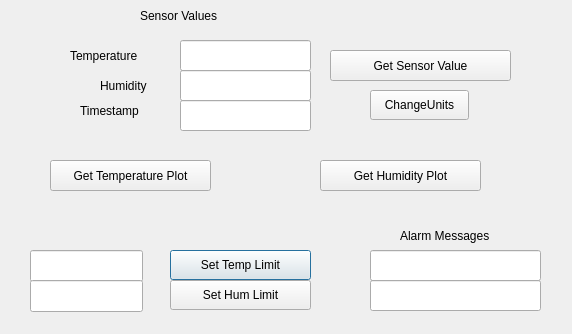
<?xml version="1.0" encoding="UTF-8"?>
<ui version="4.0">
 <class>Dialog</class>
 <widget class="QDialog" name="Dialog">
  <property name="geometry">
   <rect>
    <x>0</x>
    <y>0</y>
    <width>572</width>
    <height>334</height>
   </rect>
  </property>
  <property name="windowTitle">
   <string>EID_Project1</string>
  </property>
  <widget class="QPushButton" name="setTempLimitButton">
   <property name="geometry">
    <rect>
     <x>170</x>
     <y>250</y>
     <width>141</width>
     <height>30</height>
    </rect>
   </property>
   <property name="text">
    <string>Set Temp Limit</string>
   </property>
  </widget>
  <widget class="QLineEdit" name="tempLimitLine">
   <property name="geometry">
    <rect>
     <x>30</x>
     <y>250</y>
     <width>113</width>
     <height>32</height>
    </rect>
   </property>
   <property name="clearButtonEnabled">
    <bool>false</bool>
   </property>
  </widget>
  <widget class="QPushButton" name="setHumLimitButton">
   <property name="geometry">
    <rect>
     <x>170</x>
     <y>280</y>
     <width>141</width>
     <height>30</height>
    </rect>
   </property>
   <property name="text">
    <string>Set Hum Limit</string>
   </property>
  </widget>
  <widget class="QPushButton" name="changeUnitsButton">
   <property name="geometry">
    <rect>
     <x>370</x>
     <y>90</y>
     <width>99</width>
     <height>30</height>
    </rect>
   </property>
   <property name="text">
    <string>ChangeUnits</string>
   </property>
  </widget>
  <widget class="QLineEdit" name="tempDisplayLine">
   <property name="geometry">
    <rect>
     <x>180</x>
     <y>40</y>
     <width>131</width>
     <height>31</height>
    </rect>
   </property>
  </widget>
  <widget class="QLineEdit" name="humDisplayLine">
   <property name="geometry">
    <rect>
     <x>180</x>
     <y>70</y>
     <width>131</width>
     <height>31</height>
    </rect>
   </property>
  </widget>
  <widget class="QLabel" name="label">
   <property name="geometry">
    <rect>
     <x>70</x>
     <y>40</y>
     <width>91</width>
     <height>31</height>
    </rect>
   </property>
   <property name="text">
    <string>Temperature</string>
   </property>
  </widget>
  <widget class="QLabel" name="label_2">
   <property name="geometry">
    <rect>
     <x>100</x>
     <y>70</y>
     <width>71</width>
     <height>31</height>
    </rect>
   </property>
   <property name="text">
    <string>Humidity</string>
   </property>
  </widget>
  <widget class="QPushButton" name="immediateValButton">
   <property name="geometry">
    <rect>
     <x>330</x>
     <y>50</y>
     <width>181</width>
     <height>31</height>
    </rect>
   </property>
   <property name="text">
    <string>Get Sensor Value</string>
   </property>
  </widget>
  <widget class="QLineEdit" name="tempExceededLine">
   <property name="geometry">
    <rect>
     <x>370</x>
     <y>250</y>
     <width>171</width>
     <height>31</height>
    </rect>
   </property>
  </widget>
  <widget class="QLineEdit" name="humExceededLine">
   <property name="geometry">
    <rect>
     <x>370</x>
     <y>280</y>
     <width>171</width>
     <height>31</height>
    </rect>
   </property>
  </widget>
  <widget class="QLabel" name="label_3">
   <property name="geometry">
    <rect>
     <x>140</x>
     <y>0</y>
     <width>111</width>
     <height>31</height>
    </rect>
   </property>
   <property name="text">
    <string>Sensor Values</string>
   </property>
  </widget>
  <widget class="QLineEdit" name="timestampDisplayLine">
   <property name="geometry">
    <rect>
     <x>180</x>
     <y>100</y>
     <width>131</width>
     <height>31</height>
    </rect>
   </property>
  </widget>
  <widget class="QLabel" name="label_4">
   <property name="geometry">
    <rect>
     <x>80</x>
     <y>100</y>
     <width>81</width>
     <height>21</height>
    </rect>
   </property>
   <property name="text">
    <string>Timestamp</string>
   </property>
  </widget>
  <widget class="QLabel" name="label_5">
   <property name="geometry">
    <rect>
     <x>400</x>
     <y>220</y>
     <width>121</width>
     <height>31</height>
    </rect>
   </property>
   <property name="text">
    <string>Alarm Messages</string>
   </property>
  </widget>
  <widget class="QLineEdit" name="humLimitLine">
   <property name="geometry">
    <rect>
     <x>30</x>
     <y>280</y>
     <width>113</width>
     <height>32</height>
    </rect>
   </property>
   <property name="clearButtonEnabled">
    <bool>false</bool>
   </property>
  </widget>
  <widget class="QPushButton" name="getTempPlotButton">
   <property name="geometry">
    <rect>
     <x>50</x>
     <y>160</y>
     <width>161</width>
     <height>31</height>
    </rect>
   </property>
   <property name="text">
    <string>Get Temperature Plot</string>
   </property>
  </widget>
  <widget class="QPushButton" name="getHumPlotButton">
   <property name="geometry">
    <rect>
     <x>320</x>
     <y>160</y>
     <width>161</width>
     <height>31</height>
    </rect>
   </property>
   <property name="text">
    <string>Get Humidity Plot</string>
   </property>
  </widget>
 </widget>
 <resources/>
 <connections/>
</ui>
